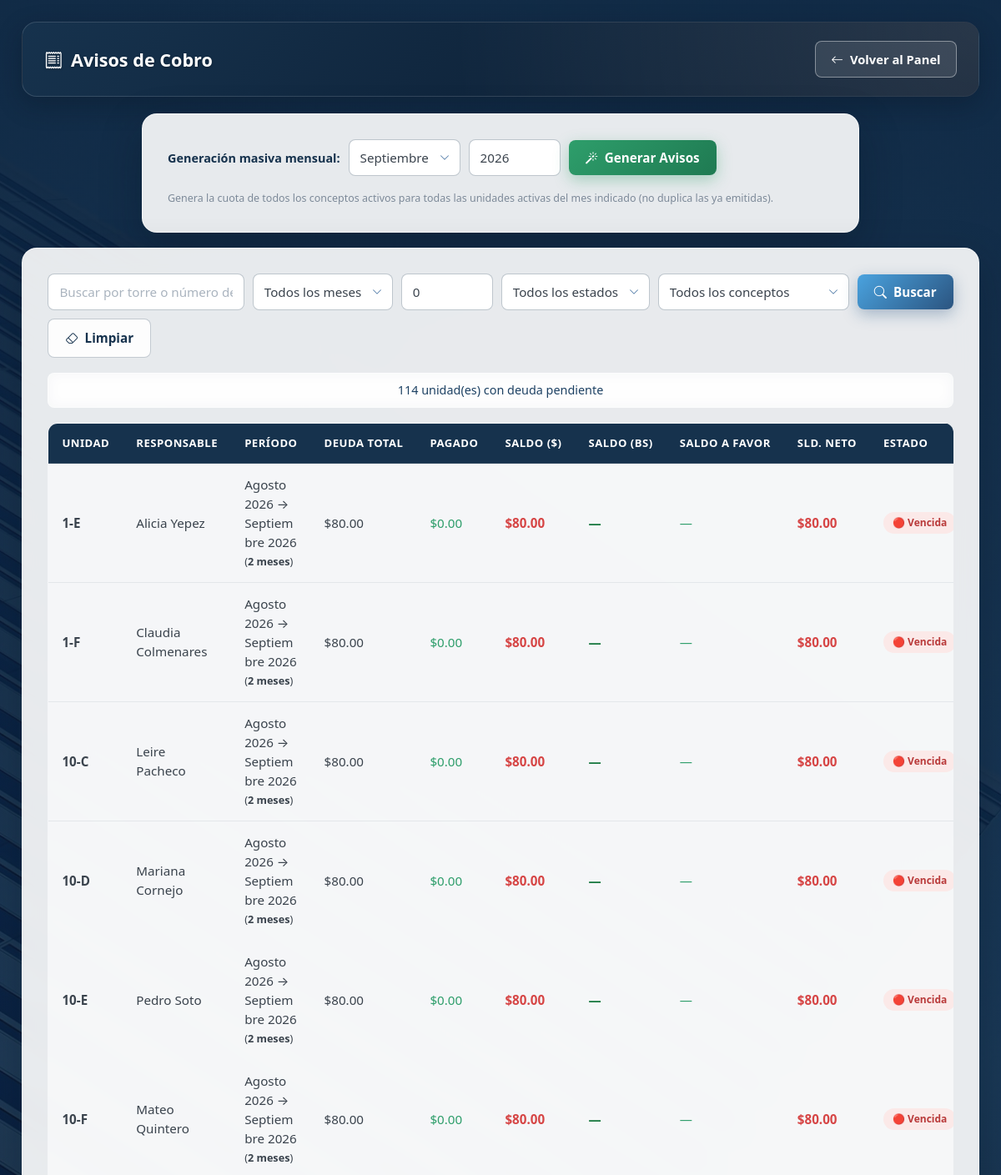
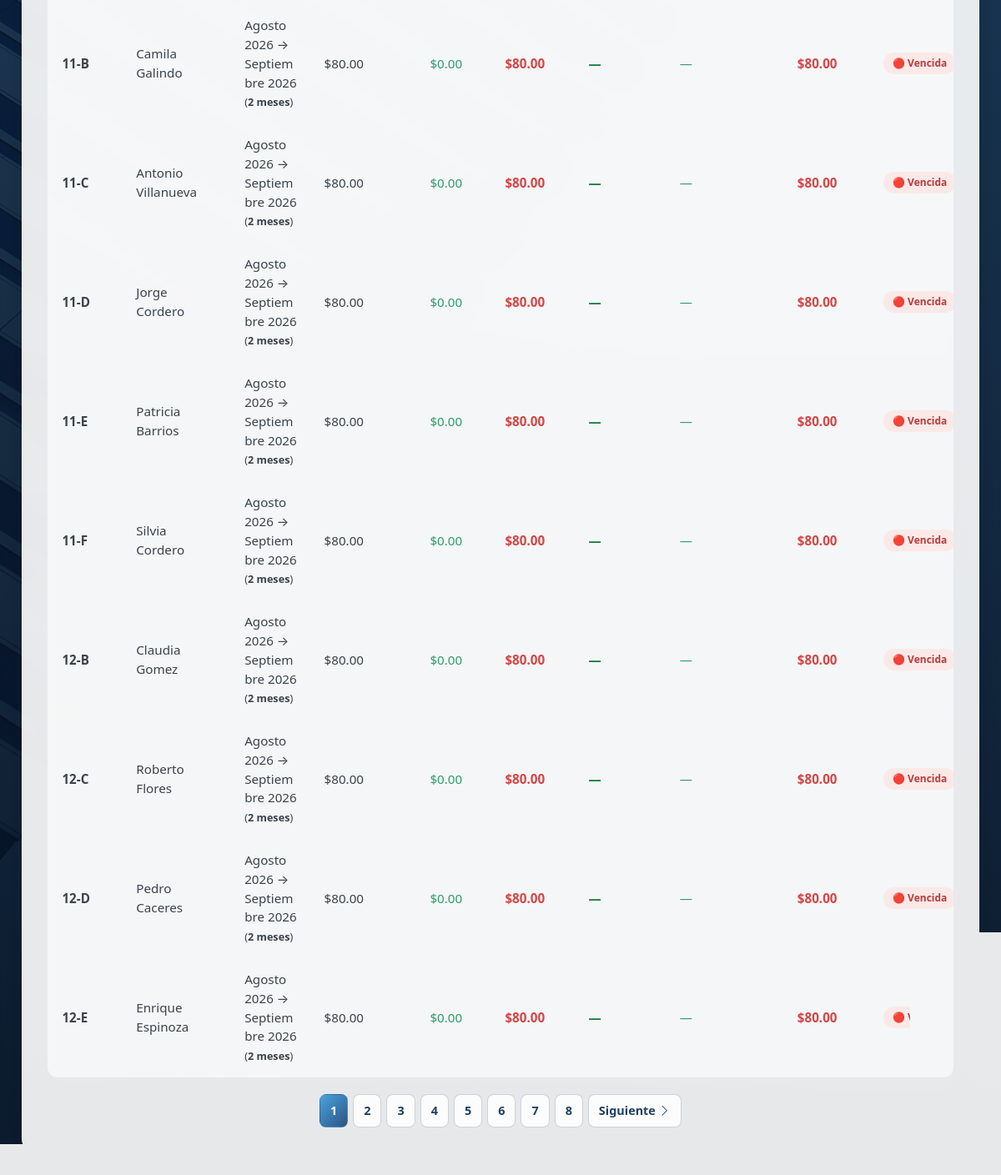
Screenshot of /Vista/avisos_cobro.php (signed in) with the database file from the repository (2 pictures, top to bottom).
### tables this page shows
CREATE TABLE `unidades` (
  `id` int(11) NOT NULL AUTO_INCREMENT,
  `torre` varchar(10) NOT NULL,
  `numero` varchar(10) NOT NULL,
  `tipo` enum('apartamento','penthouse','estacionamiento','local','deposito') NOT NULL DEFAULT 'apartamento',
  `estado` enum('activa','inactiva') NOT NULL DEFAULT 'activa',
  PRIMARY KEY (`id`),
  UNIQUE KEY `uq_torre_numero` (`torre`,`numero`)
);

### Modelo/auth.php (called while the page is built, shortened)
<?php
require_once __DIR__ . '/config.php';
function tieneAccesoTotal() {
    $rol = $_SESSION['rol'] ?? '';
    return in_array($rol, ['admin', 'junta']);
}
function getUnidadesPermitidas($connect) {
    if (tieneAccesoTotal()) {
        return null;
    }
    $ids = [];
    return $ids;
}
function buildUnidadFilter($connect, $alias = 'u.id') {
    $ids = getUnidadesPermitidas($connect);
    if ($ids === null) {
        return ['', []];
    }
    $placeholders = implode(',', array_fill(0, count($ids), '?'));
    return [" AND $alias IN ($placeholders) ", $ids];
}
?>

### Controlador/avisos_cobro.php (called while the page is built, shortened)
<?php
include("../Modelo/conexiondb.php");
include("../Modelo/config.php");
include("../Modelo/auth.php");
$es_gestor = tieneAccesoTotal();
$unidades_filtro = buildUnidadFilter($connect);
if ($es_gestor || !empty($_SESSION['persona_cedula'])) {
    $hoy = date('Y-m-d');
    $connect->query(
        "UPDATE cuotas_emitidas
         SET estado = CASE
             WHEN monto_pagado >= monto THEN 'pagada'
             WHEN monto_pagado > 0 THEN 'parcial'
             WHEN fecha_vencimiento < '$hoy' THEN 'vencida'
             ELSE 'pendiente'
         END
         WHERE estado NOT IN ('condonada')"
    );
}
$busqueda = isset($_GET['buscar']) ? trim($_GET['buscar']) : '';
$mes_f = isset($_GET['mes']) ? (int)$_GET['mes'] : 0;
$anio_f = isset($_GET['anio']) ? (int)$_GET['anio'] : 0;
$estado_f = isset($_GET['estado']) ? trim($_GET['estado']) : '';
$concepto_f = isset($_GET['concepto']) ? (int)$_GET['concepto'] : 0;
$por_pagina = 15;
$pagina_actual = isset($_GET['pagina']) ? (int)$_GET['pagina'] : 1;
$inicio = ($pagina_actual - 1) * $por_pagina;
$where = ["1=1"];
$params = [];
$types = '';
$where_sql = " WHERE " . implode(' AND ', $where) . $unidades_filtro[0];
$params = array_merge($params, $unidades_filtro[1]);
$types .= str_repeat('i', count($unidades_filtro[1]));
$count_sql = "SELECT COUNT(*) AS total
              FROM (
                  SELECT u.id
                  FROM unidades u
                  JOIN cuotas_emitidas c ON c.unidad_id = u.id
                  LEFT JOIN saldos s ON s.unidad_id = u.id
                  $where_sql
                  GROUP BY u.id, s.saldo
                  HAVING COALESCE(SUM(c.monto - c.monto_pagado), 0) - COALESCE(s.saldo, 0) > 0.001
              ) AS deudores";
$stmt = $connect->prepare($count_sql);
$stmt->execute();
$total_unidades = $stmt->get_result()->fetch_assoc()['total'];
$total_paginas = ceil($total_unidades / $por_pagina);
$sql = "SELECT u.id, u.torre, u.numero, u.tipo,
        COALESCE(SUM(c.monto), 0) AS monto,
        COALESCE(SUM(c.monto_pagado), 0) AS pagado,
        COALESCE(SUM(c.monto - c.monto_pagado), 0) AS saldo,
        COALESCE(s.saldo, 0) AS saldo_favor,
        COALESCE(SUM(c.monto - c.monto_pagado), 0) - COALESCE(s.saldo, 0) AS saldo_neto,
        COALESCE(SUM(CASE WHEN c.estado = 'vencida' THEN c.monto - c.monto_pagado ELSE 0 END), 0) AS vencido,
        MIN(c.periodo_anio * 12 + c.periodo_mes) AS mes_min,
        MAX(c.periodo_anio * 12 + c.periodo_mes) AS mes_max,
        COUNT(DISTINCT c.periodo_anio * 12 + c.periodo_mes) AS meses,
        MAX(CASE WHEN c.estado = 'vencida' THEN 1 ELSE 0 END) AS hay_vencida,
        MAX(CASE WHEN c.estado = 'parcial' THEN 1 ELSE 0 END) AS hay_parcial,
        (SELECT p.nombre
           FROM tenencia t JOIN personas p ON p.cedula = t.persona_cedula
          WHERE t.unidad_id = u.id AND t.estado = 'activo'
            AND t.rol IN ('propietario', 'residente')
          LIMIT 1) AS responsable
        FROM unidades u
        JOIN cuotas_emitidas c ON c.unidad_id = u.id
        LEFT JOIN saldos s ON s.unidad_id = u.id
        $where_sql
        GROUP BY u.id, u.torre, u.numero, u.tipo, s.saldo
        HAVING COALESCE(SUM(c.monto - c.monto_pagado), 0) - COALESCE(s.saldo, 0) > 0.001
        ORDER BY vencido DESC, saldo_neto DESC, u.torre, u.numero
        LIMIT ?, ?";
$params_list = $params;
$params_list[] = $inicio;
$params_list[] = $por_pagina;
$types_list = $types . 'ii';
$stmt = $connect->prepare($sql);
if (!empty($params_list)) {
    $stmt->bind_param($types_list, ...$params_list);
}
$stmt->execute();
$unidades_deuda = $stmt->get_result()->fetch_all(MYSQLI_ASSOC);
$tasa_bs = obtenerTasaBCV();

### Modelo/config.php (called while the page is built, shortened)
<?php
function getNombreMes($mes) {
    $meses = [1 => 'Enero', 'Febrero', 'Marzo', 'Abril', 'Mayo', 'Junio',
              'Julio', 'Agosto', 'Septiembre', 'Octubre', 'Noviembre', 'Diciembre'];
    return $meses[(int)$mes] ?? $mes;
}
function obtenerTasaBCV($force_refresh = false) {
    $url = 'https://bcvapi.cc/api/v1/dolar/public';
    $ch = curl_init();
    $http_code = curl_getinfo($ch, CURLINFO_HTTP_CODE);
    return null;
}
function convertirABolivares($monto_usd, $tasa = null) {
    if ($tasa === null) $tasa = obtenerTasaBCV();
    if ($tasa === null || $monto_usd <= 0) return null;
    return round($monto_usd * $tasa, 2);
}
?>

### Vista/avisos_cobro.php (the view, shortened to what this page needs)
<?php
include("../Controlador/avisos_cobro.php");
?>
<!DOCTYPE html>
<html lang="es">
<head>
  <link rel="stylesheet" href="../Estilo/global.css">
  <link rel="stylesheet" href="../assets/css/bootstrap-icons.min.css">
</head>
<body>
  <div class="page-container">
    <div class="page-header">
      <h2><i class="bi bi-receipt"></i> Avisos de Cobro</h2>
      <div class="header-actions">
        <a href="index.php" class="btn btn-light-header"><i class="bi bi-arrow-left"></i> Volver al Panel</a>
      </div>
    </div>
    <?php if ($es_gestor): ?>
    <div class="form-container" style="margin-bottom:18px;">
      <form action="avisos_cobro.php" method="post" class="search-form">
        <label style="margin:0;font-weight:700;white-space:nowrap;">Generación masiva mensual:</label>
        <select name="mes_generar" style="width:auto;" required>
          <?php for ($m = 1; $m <= 12; $m++): ?>
            <option value="<?php echo $m; ?>" <?php echo ($m == date('n')) ? 'selected' : ''; ?>><?php echo getNombreMes($m); ?></option>
          <?php endfor; ?>
        </select>
        <input type="number" name="anio_generar" min="2020" max="2200" value="<?php echo date('Y'); ?>" class="input-sm" required>
        <button type="submit" name="generar-btn" class="btn btn-success"><i class="bi bi-magic"></i> Generar Avisos</button>
      </form>
      <p class="field-note">Genera la cuota de todos los conceptos activos para todas las unidades activas del mes indicado (no duplica las ya emitidas).</p>
    </div>
    <?php endif; ?>
    <div class="form-container form-container--wide">
      <form action="avisos_cobro.php" method="get" class="search-form">
        <input type="text" name="buscar" placeholder="Buscar por torre o número de unidad..."
               value="<?php echo htmlspecialchars($busqueda); ?>">
        <select name="mes" style="width:auto;min-width:130px;">
          <option value="">Todos los meses</option>
        </select>
        <input type="number" name="anio" min="2020" max="2200" value="<?php echo $anio_f; ?>" class="input-sm">
        <select name="estado" style="width:auto;min-width:140px;">
          <option value="">Todos los estados</option>
        </select>
        <select name="concepto" style="width:auto;min-width:150px;">
          <option value="0">Todos los conceptos</option>
        </select>
        <button type="submit" class="btn btn-primary"><i class="bi bi-search"></i> Buscar</button>
        <a href="avisos_cobro.php" class="btn btn-secondary"><i class="bi bi-eraser"></i> Limpiar</a>
      </form>
      <div class="results-info"><?php echo $total_unidades; ?> unidad(es) con deuda pendiente</div>
      <div class="table-wrap">
        <table class="data-table">
          <thead>
            <tr>
              <th>Unidad</th><th>Responsable</th><th>Período</th>
              <th>Deuda Total</th><th>Pagado</th><th>Saldo ($)</th><th>Saldo (Bs)</th>
              <th>Saldo a Favor</th><th>Sld. Neto</th><th>Estado</th><th>Acciones</th>
            </tr>
          </thead>
          <tbody>
            <?php if (empty($unidades_deuda)): ?>
              <tr><td colspan="11" style="text-align:center;padding:30px;">No hay unidades con deuda pendiente</td></tr>
            <?php else: foreach ($unidades_deuda as $ud): ?>
              <?php
                $estado_resumen = 'pendiente';
                if ($ud['hay_vencida']) $estado_resumen = 'vencida';
                elseif ($ud['hay_parcial']) $estado_resumen = 'parcial';
                $claseEstado = ($estado_resumen == 'vencida') ? 'badge-danger'
                              : (($estado_resumen == 'parcial') ? 'badge-info' : 'badge-warning');
              ?>
              <tr>
                <td data-label="Unidad"><strong><?php echo htmlspecialchars($ud['numero']); ?></strong></td>
                <td data-label="Responsable"><?php echo htmlspecialchars($ud['responsable'] ?? '—'); ?></td>
                <td data-label="Período"><?php echo getNombreMes($ud['desde_mes']) . ' ' . $ud['desde_anio']
                  . ' → ' . getNombreMes($ud['hasta_mes']) . ' ' . $ud['hasta_anio']
                  . ' <small>(<strong>' . $ud['meses'] . ' meses</strong>)</small>'; ?></td>
                <td data-label="Deuda Total">$<?php echo number_format((float)$ud['monto'], 2); ?></td>
                <td data-label="Pagado" style="color:var(--verde);">$<?php echo number_format((float)$ud['pagado'], 2); ?></td>
                <td data-label="Saldo ($)" style="color:var(--rojo);font-weight:700;">
                  $<?php echo number_format((float)$ud['saldo'], 2); ?>
                </td>
                <td data-label="Saldo (Bs)" style="color:#1a7a42;font-weight:700;">
                  <?php
                  $saldo_bs = convertirABolivares((float)$ud['saldo'], $tasa_bs);
                  echo $saldo_bs !== null ? 'Bs ' . number_format($saldo_bs, 2, ',', '.') : '—';
                  ?>
                </td>
                <td data-label="Saldo a Favor" style="color:var(--verde);">
                  <?php if ((float)$ud['saldo_favor'] > 0): ?>
                    -$<?php echo number_format((float)$ud['saldo_favor'], 2); ?>
                  <?php else: ?>
                    —
                  <?php endif; ?>
                </td>
                <td data-label="Sld. Neto" style="color:var(--rojo);font-weight:700;">
                  $<?php echo number_format((float)$ud['saldo_neto'], 2); ?>
                </td>
                <td data-label="Estado">
                  <span class="badge <?php echo $claseEstado; ?>"><?php echo ESTADOS_CUOTA[$estado_resumen]; ?></span>
                </td>
              </tr>
            <?php endforeach; endif; ?>
          </tbody>
        </table>
      </div>
      <?php if ($total_paginas > 1): ?>
      <nav class="pagination">
        <?php
        $q = http_build_query(array_filter(['buscar' => $busqueda, 'mes' => $mes_f ?: null, 'anio' => $anio_f ?: null, 'estado' => $estado_f, 'concepto' => $concepto_f ?: null]));
        $sep = strpos($q, '=') !== false ? '&' : '';
        for ($i = 1; $i <= $total_paginas; $i++) {
            echo $i == $pagina_actual ? "<span class=\"current\">$i</span>" : "<a href=\"?pagina=$i$sep$q\">$i</a>";
        }
        if ($pagina_actual < $total_paginas) echo '<a href="?pagina=' . ($pagina_actual + 1) . "$sep$q\">Siguiente <i class=\"bi bi-chevron-right\"></i></a>";
        ?>
      </nav>
      <?php endif; ?>
    </div>
  </div>
</body>
</html>

### rows the page displays
unidades: numero "1-E", responsable "Alicia Yepez", desde_mes "Agosto", desde_anio "2026", hasta_mes "Septiembre", hasta_anio "2026", meses "2", monto "80.00", pagado "0.00", saldo "80.00", saldo_neto "80.00", estado_resumen "🔴 Vencida"
unidades: numero "1-F", responsable "Claudia Colmenares", desde_mes "Agosto", desde_anio "2026", hasta_mes "Septiembre", hasta_anio "2026", meses "2", monto "80.00", pagado "0.00", saldo "80.00", saldo_neto "80.00", estado_resumen "🔴 Vencida"
unidades: numero "10-C", responsable "Leire Pacheco", desde_mes "Agosto", desde_anio "2026", hasta_mes "Septiembre", hasta_anio "2026", meses "2", monto "80.00", pagado "0.00", saldo "80.00", saldo_neto "80.00", estado_resumen "🔴 Vencida"
unidades: numero "10-D", responsable "Mariana Cornejo", desde_mes "Agosto", desde_anio "2026", hasta_mes "Septiembre", hasta_anio "2026", meses "2", monto "80.00", pagado "0.00", saldo "80.00", saldo_neto "80.00", estado_resumen "🔴 Vencida"
unidades: numero "10-E", responsable "Pedro Soto", desde_mes "Agosto", desde_anio "2026", hasta_mes "Septiembre", hasta_anio "2026", meses "2", monto "80.00", pagado "0.00", saldo "80.00", saldo_neto "80.00", estado_resumen "🔴 Vencida"
unidades: numero "10-F", responsable "Mateo Quintero", desde_mes "Agosto", desde_anio "2026", hasta_mes "Septiembre", hasta_anio "2026", meses "2", monto "80.00", pagado "0.00", saldo "80.00", saldo_neto "80.00", estado_resumen "🔴 Vencida"
unidades: numero "11-B", responsable "Camila Galindo", desde_mes "Agosto", desde_anio "2026", hasta_mes "Septiembre", hasta_anio "2026", meses "2", monto "80.00", pagado "0.00", saldo "80.00", saldo_neto "80.00", estado_resumen "🔴 Vencida"
unidades: numero "11-C", responsable "Antonio Villanueva", desde_mes "Agosto", desde_anio "2026", hasta_mes "Septiembre", hasta_anio "2026", meses "2", monto "80.00", pagado "0.00", saldo "80.00", saldo_neto "80.00", estado_resumen "🔴 Vencida"
unidades: numero "11-D", responsable "Jorge Cordero", desde_mes "Agosto", desde_anio "2026", hasta_mes "Septiembre", hasta_anio "2026", meses "2", monto "80.00", pagado "0.00", saldo "80.00", saldo_neto "80.00", estado_resumen "🔴 Vencida"
unidades: numero "11-E", responsable "Patricia Barrios", desde_mes "Agosto", desde_anio "2026", hasta_mes "Septiembre", hasta_anio "2026", meses "2", monto "80.00", pagado "0.00", saldo "80.00", saldo_neto "80.00", estado_resumen "🔴 Vencida"
unidades: numero "11-F", responsable "Silvia Cordero", desde_mes "Agosto", desde_anio "2026", hasta_mes "Septiembre", hasta_anio "2026", meses "2", monto "80.00", pagado "0.00", saldo "80.00", saldo_neto "80.00", estado_resumen "🔴 Vencida"
unidades: numero "12-B", responsable "Claudia Gomez", desde_mes "Agosto", desde_anio "2026", hasta_mes "Septiembre", hasta_anio "2026", meses "2", monto "80.00", pagado "0.00", saldo "80.00", saldo_neto "80.00", estado_resumen "🔴 Vencida"
unidades: numero "12-C", responsable "Roberto Flores", desde_mes "Agosto", desde_anio "2026", hasta_mes "Septiembre", hasta_anio "2026", meses "2", monto "80.00", pagado "0.00", saldo "80.00", saldo_neto "80.00", estado_resumen "🔴 Vencida"
unidades: numero "12-D", responsable "Pedro Caceres", desde_mes "Agosto", desde_anio "2026", hasta_mes "Septiembre", hasta_anio "2026", meses "2", monto "80.00", pagado "0.00", saldo "80.00", saldo_neto "80.00", estado_resumen "🔴 Vencida"
unidades: numero "12-E", responsable "Enrique Espinoza", desde_mes "Agosto", desde_anio "2026", hasta_mes "Septiembre", hasta_anio "2026", meses "2", monto "80.00", pagado "0.00", saldo "80.00", saldo_neto "80.00", estado_resumen "🔴 Vencida"

### other values shown
$total_unidades "114"
form field mes_generar "Septiembre"
